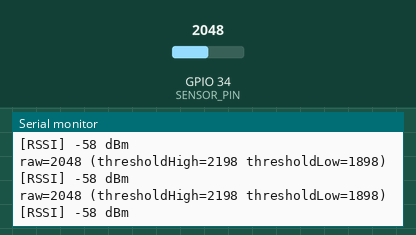
Recording of a sketch running on a simulated ESP32. Shown: the last lines printed to the serial monitor. The inputs (shaded band) are chosen by the test bench; at power-on: GPIO 34 (SENSOR_PIN) = 2048 (analog values on the 0–4095 scale). WiFi joins after 1.5 s; servers stay silent unless stated; no MQTT or app messages arrive unless stated; not simulated (calls return 0 or success): credentials.h.

Above: at 13.2 s.
13.3 s: GPIO 34 (SENSOR_PIN) set to 2866
At 13.49 s:
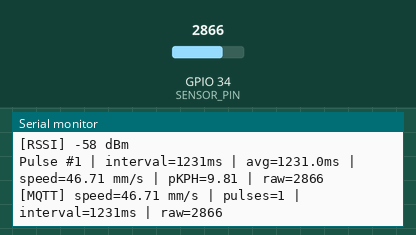
14.8 s: GPIO 34 (SENSOR_PIN) set to 1240
At 15.89 s:
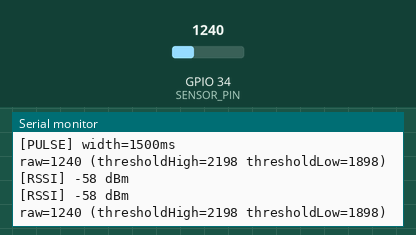
Timing chart, 0 to 17.8 s (numbered marks = the images above; inputs shaded):
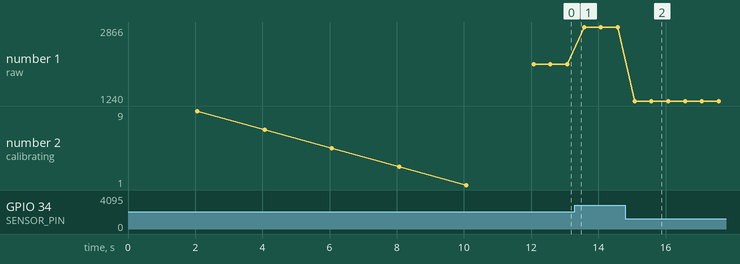

The sketch:

Spoke_IR_RSSI_survey.ino
```cpp
/*
 * NGR SURVEY CAR: QRE1113 IR spoke sensor + Wi-Fi RSSI survey.
 * One physical car, one identity (NODE_NAME). Two payloads on the same node:
 *   - IR speed telemetry (independent movement detection, M2 groundwork)
 *   - Wi-Fi RSSI at 2 Hz (coverage-map survey to locate radio shadows)
 *
 * IR topics (ngr/spoke/<NODE_NAME>/telem/...):
 *   speed_mmps, speed_pkph, pulse_count, raw_adc,
 *   pulse_interval_ms (time between accepted spokes),
 *   pulse_width_ms    (time signal stays high)
 * RSSI topic:
 *   ngr/spoke/<NODE_NAME>/telem/rssi   (dBm, published every RSSI_PUBLISH_MS)
 *
 * SPOKE COUNT: SPOKES_PER_WHEEL = 2 — the survey wheel carries TWO gaffer-tape
 * flags, opposite one another (180 deg apart). Two flags = two pulses per rev.
 * (History: this sketch was 10, then 5; the physical target is 2. Speed is
 * directly proportional to this constant, so it MUST match the wheel.)
 *
 * SURVEY CORRELATION NOTE: this car has no position sense of its own. RSSI is
 * mapped to position afterward by matching timestamps against the TOW
 * locomotive's navMm in the same log. The RSSI ESP sits ~2 marker-spacings
 * BEHIND the tow loco's Hall sensor, so RSSI at time T corresponds to a track
 * position ~2 markers behind the loco's reported mm at T. Apply that offset
 * during analysis. First survey: start MM40-41 CW.
 *
 * IR signal cable is shielded (coax) sensor -> ESP, pin D34 unchanged.
 */
#include <WiFi.h>
#include <PubSubClient.h>

// WiFi credentials live in credentials.h, which is git-ignored and never
// committed. Copy firmware/config/credentials_template.h into this folder as
// credentials.h and fill in the real values (repo convention — the sketch
// arrived with them inline).
#include "credentials.h"
const char* MQTT_BROKER = "192.168.68.142";
const int MQTT_PORT = 1883;
const char* NODE_NAME = "IR_SPEED_SENSOR";

const int SENSOR_PIN = 34;
const int SPOKES_PER_WHEEL = 2; // TWO gaffer-tape flags, 180 deg apart -> 2 pulses/rev
const float WHEEL_CIRCUMFERENCE_MM = 115.0f;

const unsigned long CALIBRATION_MS = 10000;
const unsigned long DEBOUNCE_US = 15000;
const unsigned long SPEED_TIMEOUT_MS = 1000;
const unsigned long DEBUG_PRINT_MS = 500;
const unsigned long RSSI_PUBLISH_MS = 500;  // survey RSSI cadence (2 Hz)

int thresholdHigh = 1280;
int thresholdLow = 640;
bool sensorState = false;
unsigned long lastEdgeMicros = 0;
unsigned long pulseStartMicros = 0;
unsigned long lastPulseMillis = 0;
unsigned long lastDebugPrint = 0;
unsigned long lastRssiPublish = 0;
volatile unsigned long pulseCount = 0;

unsigned long lastPulseIntervalMs = 0; // interval between pulse starts
unsigned long lastPulseWidthMs = 0;    // time signal is high

float lastKnownSpeedMmPerSec = 0.0f;
float lastKnownPkph = 0.0f;
int lastPulseRawAdc = 0;
float lastPublishedSpeed = -1.0f;
unsigned long lastPublishedPulseCount = 0xFFFFFFFF;

const int WINDOW_SIZE = 5;
unsigned long intervalBuffer[WINDOW_SIZE];
int intervalIndex = 0;
int intervalsFilled = 0;

char TOPIC_ONLINE[64], TOPIC_SPEED[64], TOPIC_PULSECOUNT[64], TOPIC_PKPH[64];
char TOPIC_RAWADC[64], TOPIC_INTERVAL[64], TOPIC_WIDTH[64], TOPIC_RSSI[64];

WiFiClient espClient;
PubSubClient mqtt(espClient);

void setupTopics() {
  snprintf(TOPIC_ONLINE, sizeof(TOPIC_ONLINE), "ngr/spoke/%s/status/online", NODE_NAME);
  snprintf(TOPIC_SPEED, sizeof(TOPIC_SPEED), "ngr/spoke/%s/telem/speed_mmps", NODE_NAME);
  snprintf(TOPIC_PKPH, sizeof(TOPIC_PKPH), "ngr/spoke/%s/telem/speed_pkph", NODE_NAME);
  snprintf(TOPIC_PULSECOUNT, sizeof(TOPIC_PULSECOUNT), "ngr/spoke/%s/telem/pulse_count", NODE_NAME);
  snprintf(TOPIC_RAWADC, sizeof(TOPIC_RAWADC), "ngr/spoke/%s/telem/raw_adc", NODE_NAME);
  snprintf(TOPIC_INTERVAL, sizeof(TOPIC_INTERVAL), "ngr/spoke/%s/telem/pulse_interval_ms", NODE_NAME);
  snprintf(TOPIC_WIDTH, sizeof(TOPIC_WIDTH), "ngr/spoke/%s/telem/pulse_width_ms", NODE_NAME);
  snprintf(TOPIC_RSSI, sizeof(TOPIC_RSSI), "ngr/spoke/%s/telem/rssi", NODE_NAME);
}

void connectWiFi() {
  WiFi.mode(WIFI_STA);
  Serial.printf("Connecting to WiFi: %s\n", WIFI_SSID);
  WiFi.begin(WIFI_SSID, WIFI_PASS);
  unsigned long start = millis();
  while (WiFi.status() != WL_CONNECTED && millis() - start < 30000) {
    delay(250); Serial.print(".");
  }
  if (WiFi.status() == WL_CONNECTED)
    Serial.printf("\nWiFi connected. IP: %s\n", WiFi.localIP().toString().c_str());
  else
    Serial.printf("\nWiFi not yet connected (status=%d)\n", WiFi.status());
}

void connectMQTT() {
  if (WiFi.status() != WL_CONNECTED || mqtt.connected()) return;
  Serial.print("Connecting to MQTT broker...");
  String clientId = "ngr-spoke-" + String(NODE_NAME);
  if (mqtt.connect(clientId.c_str(), TOPIC_ONLINE, 0, true, "0")) {
    Serial.println("connected");
    mqtt.publish(TOPIC_ONLINE, "1", true);
  } else {
    Serial.printf("failed, rc=%d\n", mqtt.state());
  }
}

void calibrateThreshold() {
  Serial.println(">>> CALIBRATING NOW - rotate the wheel by hand for 10 seconds! <<<");
  int minVal = 4095, maxVal = 0;
  unsigned long start = millis(), lastReport = 0;
  while (millis() - start < CALIBRATION_MS) {
    mqtt.loop();
    int val = analogRead(SENSOR_PIN);
    if (val < minVal) minVal = val;
    if (val > maxVal) maxVal = val;
    if (millis() - lastReport > 2000) {
      lastReport = millis();
      Serial.printf("  ...calibrating (%lus remaining) min=%d max=%d so far\n",
        (CALIBRATION_MS - (millis() - start)) / 1000, minVal, maxVal);
    }
    delay(2);
  }
  int mid = (minVal + maxVal) / 2;
  int span = maxVal - minVal;
  int margin = max(150, span / 6);
  thresholdHigh = mid + margin;
  thresholdLow = mid - margin;
  Serial.printf("Calibration done. min=%d max=%d thresholdHigh=%d thresholdLow=%d\n",
    minVal, maxVal, thresholdHigh, thresholdLow);
  if (span < 100) Serial.println("WARNING: essentially no signal swing detected.");
}

void computeSpeed(unsigned long lastIntervalMs) {
  unsigned long sum = 0;
  for (int i = 0; i < intervalsFilled; i++) sum += intervalBuffer[i];
  float avgIntervalMs = (float)sum / intervalsFilled;
  float pulsesPerSec = 1000.0f / avgIntervalMs;
  float revsPerSec = pulsesPerSec / SPOKES_PER_WHEEL;
  lastKnownSpeedMmPerSec = revsPerSec * WHEEL_CIRCUMFERENCE_MM;
  lastKnownPkph = lastKnownSpeedMmPerSec * 0.21f;
  Serial.printf("Pulse #%lu | interval=%lums | avg=%.1fms | speed=%.2f mm/s | pKPH=%.2f | raw=%d\n",
    pulseCount, lastIntervalMs, avgIntervalMs, lastKnownSpeedMmPerSec, lastKnownPkph, lastPulseRawAdc);
}

void publishPulseWidth() {
  if (!mqtt.connected()) return;
  char widthStr[16];
  snprintf(widthStr, sizeof(widthStr), "%lu", lastPulseWidthMs);
  mqtt.publish(TOPIC_WIDTH, widthStr, false);
  Serial.printf("[PULSE] width=%lums\n", lastPulseWidthMs);
}

void publishTelemetry() {
  // No heartbeat: only publish when something actually changed (a real
  // pulse, or the stop-timeout dropping speed to 0.00). A stopped, idle
  // node stays silent instead of re-announcing the same value on a timer.
  bool changed = (lastKnownSpeedMmPerSec != lastPublishedSpeed) ||
                 (pulseCount != lastPublishedPulseCount);
  if (!changed) return;

  char speedStr[16], pkphStr[16], countStr[16], rawStr[16], intervalStr[16];
  snprintf(speedStr, sizeof(speedStr), "%.2f", lastKnownSpeedMmPerSec);
  snprintf(pkphStr, sizeof(pkphStr), "%.2f", lastKnownPkph);
  snprintf(countStr, sizeof(countStr), "%lu", pulseCount);
  snprintf(rawStr, sizeof(rawStr), "%d", lastPulseRawAdc);
  snprintf(intervalStr, sizeof(intervalStr), "%lu", lastPulseIntervalMs);

  mqtt.publish(TOPIC_SPEED, speedStr, false);
  mqtt.publish(TOPIC_PKPH, pkphStr, false);
  mqtt.publish(TOPIC_PULSECOUNT, countStr, false);
  mqtt.publish(TOPIC_RAWADC, rawStr, false);
  mqtt.publish(TOPIC_INTERVAL, intervalStr, false);

  lastPublishedSpeed = lastKnownSpeedMmPerSec;
  lastPublishedPulseCount = pulseCount;
  Serial.printf("[MQTT] speed=%s mm/s | pulses=%s | interval=%sms | raw=%s\n",
    speedStr, countStr, intervalStr, rawStr);
}

void publishRssi() {
  // Survey payload: current Wi-Fi RSSI in dBm, on a fixed 2 Hz cadence
  // (independent of pulse activity, so coverage is mapped even when stopped).
  if (WiFi.status() != WL_CONNECTED || !mqtt.connected()) return;
  if (millis() - lastRssiPublish < RSSI_PUBLISH_MS) return;
  lastRssiPublish = millis();
  long rssi = WiFi.RSSI();
  char rssiStr[16];
  snprintf(rssiStr, sizeof(rssiStr), "%ld", rssi);
  mqtt.publish(TOPIC_RSSI, rssiStr, false);
  Serial.printf("[RSSI] %ld dBm\n", rssi);
}

void setup() {
  Serial.begin(115200);
  delay(500);
  analogReadResolution(12);
  pinMode(SENSOR_PIN, INPUT);
  setupTopics();
  connectWiFi();
  mqtt.setServer(MQTT_BROKER, MQTT_PORT);
  connectMQTT();
  Serial.println("\n=== QRE1113 Spoke Sensor - MQTT (individual pulse timing) ===");
  calibrateThreshold();
  Serial.printf("Node: %s | Wheel circumference=%.1fmm\n", NODE_NAME, WHEEL_CIRCUMFERENCE_MM);
  sensorState = analogRead(SENSOR_PIN) > thresholdHigh;
  lastPulseMillis = millis();
}

void loop() {
  if (WiFi.status() != WL_CONNECTED) connectWiFi();
  if (!mqtt.connected()) connectMQTT();
  mqtt.loop();

  int raw = analogRead(SENSOR_PIN);
  if (millis() - lastDebugPrint > DEBUG_PRINT_MS) {
    lastDebugPrint = millis();
    Serial.printf("raw=%d (thresholdHigh=%d thresholdLow=%d)\n", raw, thresholdHigh, thresholdLow);
  }

  if (!sensorState && raw > thresholdHigh) {
    unsigned long nowMicros = micros();
    if (nowMicros - lastEdgeMicros > DEBOUNCE_US) {
      sensorState = true;
      lastEdgeMicros = nowMicros;
      pulseStartMicros = nowMicros;
      pulseCount++;
      lastPulseRawAdc = raw;

      unsigned long nowMillis = millis();
      unsigned long interval = nowMillis - lastPulseMillis;
      lastPulseMillis = nowMillis;
      lastPulseIntervalMs = interval;
      intervalBuffer[intervalIndex] = interval;
      intervalIndex = (intervalIndex + 1) % WINDOW_SIZE;
      if (intervalsFilled < WINDOW_SIZE) intervalsFilled++;
      computeSpeed(interval);
    }
  } else if (sensorState && raw < thresholdLow) {
    sensorState = false;
    lastPulseWidthMs = (micros() - pulseStartMicros) / 1000UL;
    publishPulseWidth();
  }

  if (millis() - lastPulseMillis > SPEED_TIMEOUT_MS) {
    lastKnownSpeedMmPerSec = 0.0f;
    lastKnownPkph = 0.0f;
  }
  publishTelemetry();
  publishRssi();
}
```

Measured:
- after the input at 13.3 s, the serial monitor: prints a new line at once (image 1)
- after the input at 14.8 s, the serial monitor: prints a new line at once (image 2)
- plotted number 1: 2048 → 2866 after the input at 13.3 s, 2866 → 1240 after the input at 14.8 s
